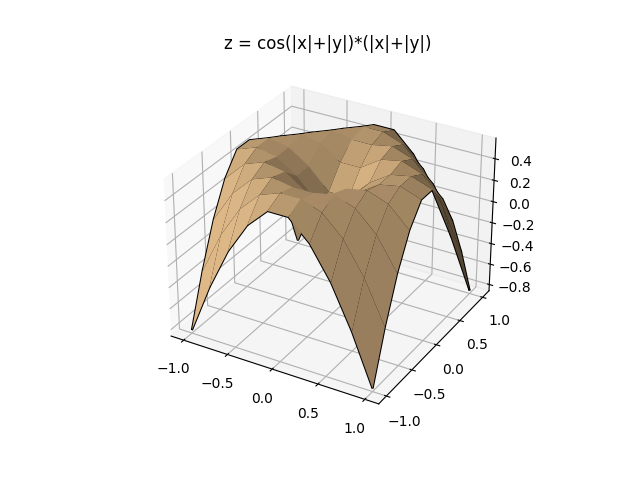

Source code (Python):
from mpl_toolkits import mplot3d
import numpy as np
import matplotlib.pyplot as plt

x = np.linspace(-1, 1 , 10)
y = np.linspace(-1, 1 , 10)

X, Y = np.meshgrid(x, y)
Z = np.cos(np.abs(X)+np.abs(Y))*(np.abs(X)+np.abs(Y))

ax = plt.axes(projection='3d')
ax.plot_wireframe(X, Y, Z, color='black')        
ax.plot_surface(X, Y, Z, color = '#DEB887', linewidth = 10)   
ax.set_title('z = cos(|x|+|y|)*(|x|+|y|)')
plt.savefig('superficie6.png')